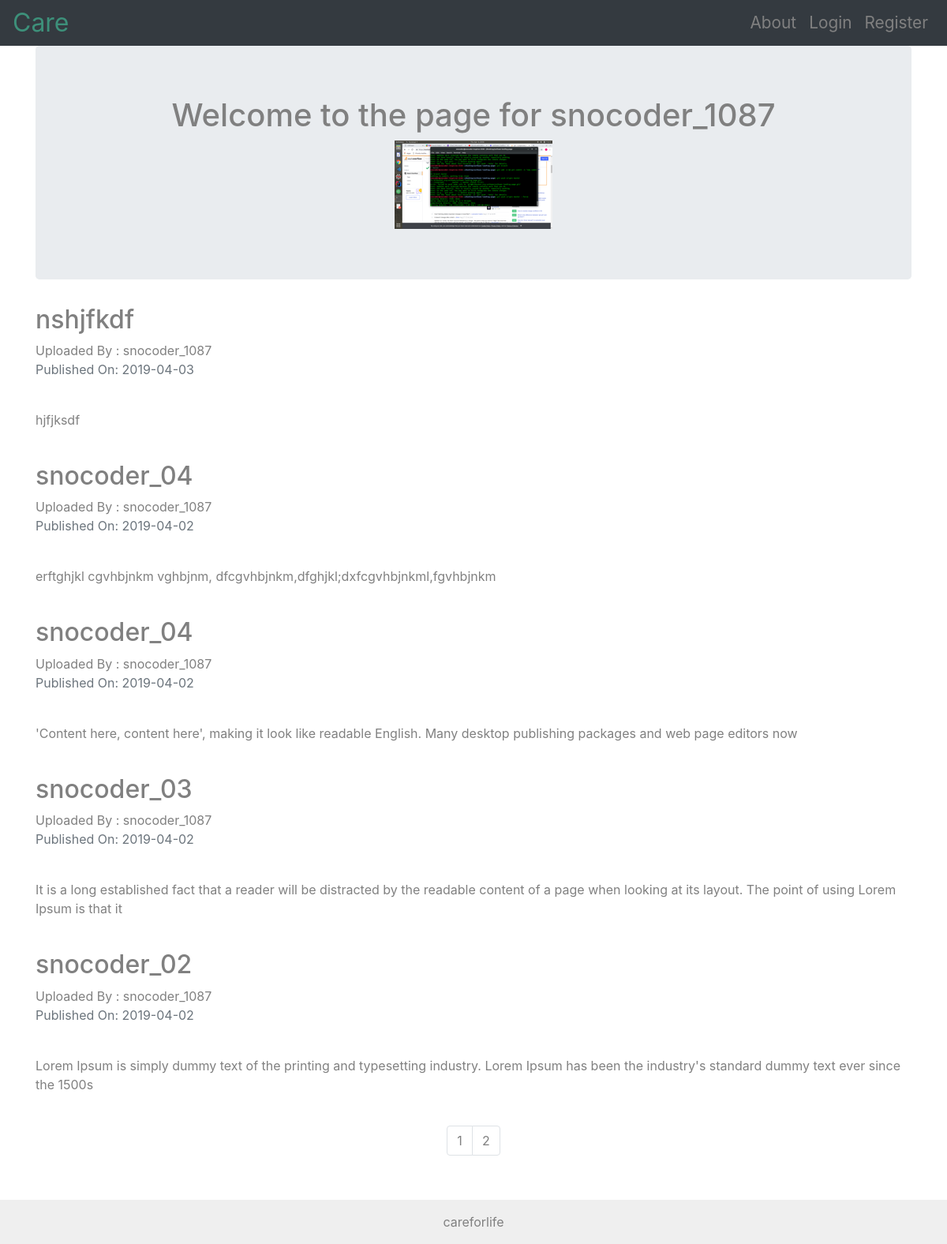
Page /snocoder_1087 on the committed database.
### care/models.py (models this page shows, shortened)
class User(db.Model, UserMixin):
    __tablename__ = 'users'
    id = db.Column(db.Integer, primary_key=True)
    profile_image = db.Column(db.String(64), nullable=False, default='default_profile.jpg')
    email = db.Column(db.String(64), unique=True, index=True)
    username = db.Column(db.String(64), unique=True, index=True)
    password_hash = db.Column(db.String(120))
    reports = db.relationship('Report', backref='author', lazy=True)

class Report(db.Model):
    users = db.relationship(User)
    id = db.Column(db.Integer, primary_key=True)
    user_id = db.Column(db.Integer, db.ForeignKey('users.id'), nullable= False)
    date = db.Column(db.DateTime, nullable=False, default=datetime.utcnow)
    title = db.Column(db.String(140), nullable=False)
    text = db.Column(db.Text, nullable=False)

### care/users/views.py (the view)
@users.route("/<username>")
def user_reports(username):
    page = request.args.get('page', 1, type=int)
    user = User.query.filter_by(username=username).first_or_404()
    reports = Report.query.filter_by(author=user).order_by(Report.date.desc()).paginate(page=page, per_page=5)
    return render_template('user_reports.html', reports = reports, user=user)

### care/templates/user_reports.html
{% extends "base.html" %}
{% block content %}
<div class="container">
  <div class="jumbotron">
    <div align='center'>
      <h1>Welcome to the page for {{user.username}}</h1>
      <img src="{{url_for('static', filename='profile_pics/'+user.profile_image)}}" alt="">
    </div>
  </div>
  {% for report in reports.items %}
    <h2><a href="{{url_for('reports.report', report_id = report.id)}}">{{report.title}}</a></h2>
    Uploaded By : <a href="{{url_for('users.report',username=report.author.username)}}">{{report.author.username}}</a>
    <p class="text-muted"> Published On: {{report.date.strftime("%Y-%m-%d")}} </p>
    <br>
    <p>{{report.text}}</p>
    <br>
  {% endfor %}
</div>
<nav aria-label="Page navigation example">
  <ul class="pagination justify-content-center">
    {% for page_num in reports.iter_pages(left_edge=1, right_edge=1, left_current=1, right_current=2) %}
      {% if reports.page == page_num %}
        <li class="page-item disabled">
          <a class="page-link" href="{{url_for('users.user_reports', useranme=user.username, page=page_num)}}">{{page_num}}</a>
        </li>
      {% else %}
        <li class="page-item">
          <a class="page-link" href="{{url_for('users.user_reports', useranme=user.username, page=page_num)}}">{{page_num}}</a>
        </li>
      {% endif %}
    {% endfor %}
  </ul>
</nav>
{% endblock %}

### care/templates/base.html (shortened to what this page needs)
<!DOCTYPE html>
<html>
    <head>
        <link rel="stylesheet" href="https://stackpath.bootstrapcdn.com/bootstrap/4.3.1/css/bootstrap.min.css">
        <link rel="stylesheet" type="text/css" href="{{url_for('static', filename='style.css', v=0.01) }}">
    </head>
    <body>
      <nav class="navbar navbar-expand-md navbar-dark bg-dark fixed-top">
        <a class="navbar-brand" href="{{url_for('core.index')}}">Care</a>
        <div class="collapse navbar-collapse" id="navbarSupportedContent">
          <ul class="navbar-nav ml-auto list-right">
            <li class="nav-item">
              <a class="nav-link" href="{{url_for('core.info')}}">About</a>
            </li>
            {% if current_user.is_authenticated %}
            <li class="nav-item">
              <a class="nav-link" href="{{url_for('reports.add_report')}}">Add Report</a>
            </li>
            <li class="nav-item">
              <a class="nav-link" href="{{url_for('users.account')}}">{{current_user.username}}</a>
            </li>
            <li class="nav-item">
              <a class="nav-link" href="{{url_for('users.logout')}}">logout</a>
            </li>
            {% else  %}
            <li class="nav-item">
              <a class="nav-link" href="{{url_for('users.login')}}">Login</a>
            </li>
            <li class="nav-item">
              <a class="nav-link" href="{{url_for('users.register')}}">Register</a>
            </li>
            {% endif %}
          </ul>
        </div>
      </nav>
      {% block content %}
      {% endblock %}
      <div class="foot">
        careforlife
      </div>
    </body>
</html>

### care/static/style.css (style rules this page uses)
html { height: 100%; box-sizing: border-box; }
*, *:before, *:after { box-sizing: inherit; }
body { position: relative; margin: 0; padding-bottom: 6rem; min-height: 100%; color: gray; }
nav { padding: 0 1rem !important; }
.navbar-brand { color: #3D907A !important; font-size: 2rem; }
.nav-link { font-size: 1.3rem; }
a { text-decoration: none !important; color: gray !important; }
.foot { position: absolute; right: 0; bottom: 0; left: 0; padding: 1rem; background-color: #efefef !important; text-align: center; }
.container { margin-top: 3.6rem !important; }

### rows in the picture
User: username "snocoder_1087", profile_image (picture)
Report: title "nshjfkdf", author.username "snocoder_1087", date "2019-04-03", text "hjfjksdf"
Report: title "snocoder_04", author.username "snocoder_1087", date "2019-04-02", text "erftghjkl cgvhbjnkm vghbjnm, dfcgvhbjnkm,dfghjkl;dxfcgvhbjnkml,fgvhbjnkm"
Report: title "snocoder_04", author.username "snocoder_1087", date "2019-04-02", text "'Content here, content here', making it look like readable English. Many desktop publishing packages and web page editors now"
Report: title "snocoder_03", author.username "snocoder_1087", date "2019-04-02", text "It is a long established fact that a reader will be distracted by the readable content of a page when looking at its layout. The point of using Lorem Ipsum is that it"
Report: title "snocoder_02", author.username "snocoder_1087", date "2019-04-02", text "Lorem Ipsum is simply dummy text of the printing and typesetting industry. Lorem Ipsum has been the industry's standard dummy text ever since the 1500s"

### other values in the picture
{{ page_num }} "1"
{{ page_num }} "2"
